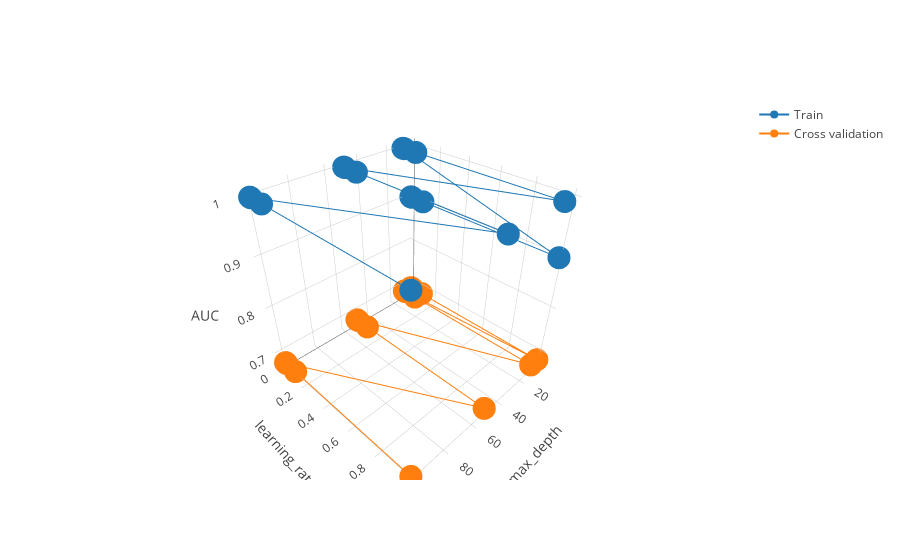

Write notebook code for a chart like this one.
### Markdown cell above
## Operations on Set 1

### Code cell
BestGB( xtr1, xcv1, ytrain, ycv )

### Figure 1 — Plotly figure (JSON) as saved in the notebook; plotly's stock layout.template omitted (floating-point values rounded to 4 significant figures)
{"data": [{"name": "Train", "type": "scatter3d", "uid": "c9fbc529-f3d2-4989-b663-19d2b2ea55e0", "x": [5, 5, 5, 5, 11, 11, 11, 11, 51, 51, 51, 51, 101, 101, 101, 101], "y": [0.01, 0.1, 0, 1, 0.01, 0.1, 0, 1, 0.01, 0.1, 0, 1, 0.01, 0.1, 0, 1], "z": [0.8997, 0.8997, 0.8997, 0.8997, 0.9997, 0.9997, 0.9997, 0.9997, 1, 1, 1, 1, 1, 1, 1, 1]}, {"name": "Cross validation", "type": "scatter3d", "uid": "c1a821ed-423f-468c-b942-368ba2634ec8", "x": [5, 5, 5, 5, 11, 11, 11, 11, 51, 51, 51, 51, 101, 101, 101, 101], "y": [0.01, 0.1, 0, 1, 0.01, 0.1, 0, 1, 0.01, 0.1, 0, 1, 0.01, 0.1, 0, 1], "z": [0.6836, 0.6836, 0.6836, 0.6836, 0.6845, 0.6845, 0.6845, 0.6845, 0.6804, 0.6804, 0.6804, 0.6804, 0.6764, 0.6764, 0.6764, 0.6764]}], "layout": {"scene": {"xaxis": {"title": {"text": "max_depth"}}, "yaxis": {"title": {"text": "learning_rate"}}, "zaxis": {"title": {"text": "AUC"}}}}}
